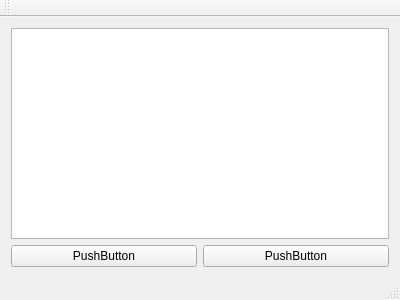
<?xml version="1.0" encoding="UTF-8"?>
<ui version="4.0">
 <class>MainWindow</class>
 <widget class="QMainWindow" name="MainWindow">
  <property name="geometry">
   <rect>
    <x>0</x>
    <y>0</y>
    <width>400</width>
    <height>300</height>
   </rect>
  </property>
  <property name="windowTitle">
   <string>MainWindow</string>
  </property>
  <widget class="QWidget" name="centralWidget">
   <layout class="QVBoxLayout" name="verticalLayout_2">
    <item>
     <layout class="QVBoxLayout" name="verticalLayout">
      <item>
       <widget class="QGraphicsView" name="graphicsView"/>
      </item>
      <item>
       <layout class="QHBoxLayout" name="horizontalLayout">
        <item>
         <widget class="QPushButton" name="pushButton">
          <property name="text">
           <string>PushButton</string>
          </property>
         </widget>
        </item>
        <item>
         <widget class="QPushButton" name="pushButton_2">
          <property name="text">
           <string>PushButton</string>
          </property>
         </widget>
        </item>
       </layout>
      </item>
     </layout>
    </item>
   </layout>
  </widget>
  <widget class="QMenuBar" name="menuBar">
   <property name="geometry">
    <rect>
     <x>0</x>
     <y>0</y>
     <width>400</width>
     <height>20</height>
    </rect>
   </property>
  </widget>
  <widget class="QToolBar" name="mainToolBar">
   <attribute name="toolBarArea">
    <enum>TopToolBarArea</enum>
   </attribute>
   <attribute name="toolBarBreak">
    <bool>false</bool>
   </attribute>
  </widget>
  <widget class="QStatusBar" name="statusBar"/>
 </widget>
 <layoutdefault spacing="6" margin="11"/>
 <resources/>
 <connections/>
</ui>
